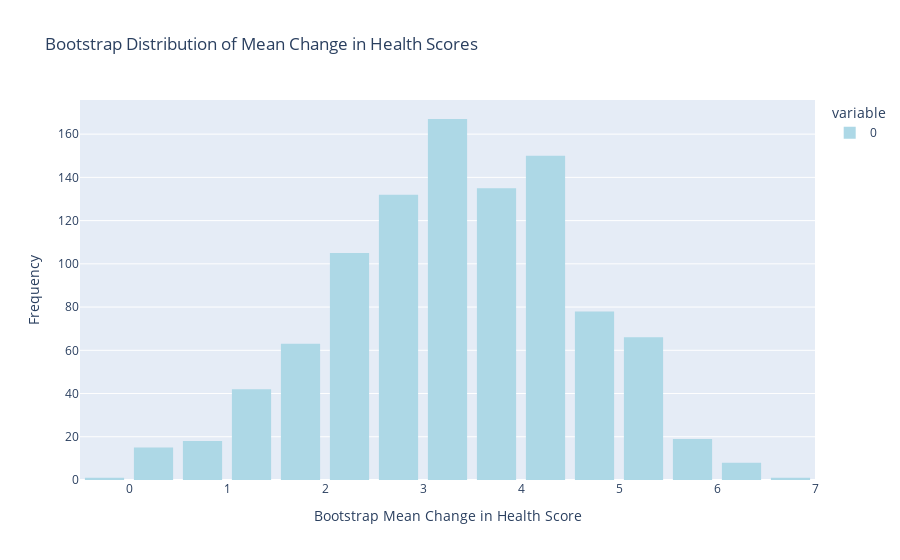

Write notebook code for a chart like this one.
### Markdown cell above
### using bootstrapping now to represent the data:

### Code cell
import pandas as pd
import numpy as np
import plotly.express as px

# Creating the dataset
data = {
    'PatientID': [1, 2, 3, 4, 5, 6, 7, 8, 9, 10],
    'Age': [45, 34, 29, 52, 37, 41, 33, 48, 26, 39],
    'Gender': ['M', 'F', 'M', 'F', 'M', 'F', 'M', 'F', 'M', 'F'],
    'InitialHealthScore': [84, 78, 83, 81, 81, 80, 79, 85, 76, 83],
    'FinalHealthScore': [86, 86, 80, 86, 84, 86, 86, 82, 83, 84]
}

# Load data into a DataFrame
df = pd.DataFrame(data)

# Calculate the change in health scores
df['ChangeInHealthScore'] = df['FinalHealthScore'] - df['InitialHealthScore']

# Set seed for reproducibility
np.random.seed(42)

# Number of bootstrap samples
n_bootstraps = 1000
bootstrap_means = []

# Perform bootstrapping
for _ in range(n_bootstraps):
    # Sample with replacement from the change in health scores
    sample = np.random.choice(df['ChangeInHealthScore'], size=len(df), replace=True)
    # Calculate the mean of the bootstrap sample
    bootstrap_means.append(np.mean(sample))

# Create a histogram of the bootstrap means
fig_bootstrap = px.histogram(bootstrap_means, 
                              title='Bootstrap Distribution of Mean Change in Health Scores',
                              labels={'value': 'Bootstrap Mean Change in Health Score'},
                              color_discrete_sequence=['lightblue'],
                              nbins=30)

# Update layout to enhance readability
fig_bootstrap.update_layout(
    xaxis_title='Bootstrap Mean Change in Health Score',
    yaxis_title='Frequency',
    bargap=0.2
)

# Show the bootstrap histogram
fig_bootstrap.show()

### Figure 1 — Plotly figure (JSON) as saved in the notebook; plotly's stock layout.template omitted (floating-point values rounded to 4 significant figures; data arrays with more than 128 entries replaced by an {"elided": "..."} marker saying what was removed)
{"data": [{"alignmentgroup": "True", "bingroup": "x", "hovertemplate": "variable=0<br>Bootstrap Mean Change in Health Score=%{x}<br>count=%{y}<extra></extra>", "legendgroup": "0", "marker": {"color": "lightblue", "pattern": {"shape": ""}}, "name": "0", "nbinsx": 30, "offsetgroup": "0", "orientation": "v", "showlegend": true, "type": "histogram", "x": {"elided": "1000 float values"}, "xaxis": "x", "yaxis": "y"}], "layout": {"bargap": 0.2, "barmode": "relative", "legend": {"title": {"text": "variable"}, "tracegroupgap": 0}, "title": {"text": "Bootstrap Distribution of Mean Change in Health Scores"}, "xaxis": {"anchor": "y", "domain": [0, 1], "title": {"text": "Bootstrap Mean Change in Health Score"}}, "yaxis": {"anchor": "x", "domain": [0, 1], "title": {"text": "Frequency"}}}}
